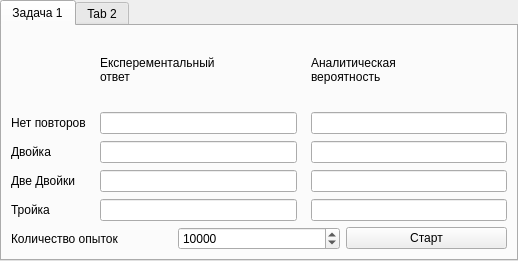
<?xml version="1.0" encoding="UTF-8"?>
<ui version="4.0">
 <class>Form</class>
 <widget class="QWidget" name="Form">
  <property name="geometry">
   <rect>
    <x>0</x>
    <y>0</y>
    <width>518</width>
    <height>261</height>
   </rect>
  </property>
  <property name="windowTitle">
   <string>Form</string>
  </property>
  <widget class="QTabWidget" name="tabWidget">
   <property name="geometry">
    <rect>
     <x>0</x>
     <y>0</y>
     <width>518</width>
     <height>261</height>
    </rect>
   </property>
   <property name="sizePolicy">
    <sizepolicy hsizetype="Minimum" vsizetype="Minimum">
     <horstretch>0</horstretch>
     <verstretch>0</verstretch>
    </sizepolicy>
   </property>
   <property name="currentIndex">
    <number>0</number>
   </property>
   <widget class="QWidget" name="tab">
    <attribute name="title">
     <string>Задача 1</string>
    </attribute>
    <layout class="QGridLayout" name="gridLayout_2">
     <item row="0" column="0">
      <layout class="QGridLayout" name="gridLayout">
       <property name="horizontalSpacing">
        <number>14</number>
       </property>
       <property name="verticalSpacing">
        <number>7</number>
       </property>
       <item row="6" column="1">
        <widget class="QLineEdit" name="leThree">
         <property name="readOnly">
          <bool>true</bool>
         </property>
        </widget>
       </item>
       <item row="6" column="2">
        <widget class="QLineEdit" name="laThree">
         <property name="readOnly">
          <bool>true</bool>
         </property>
        </widget>
       </item>
       <item row="6" column="0">
        <widget class="QLabel" name="label_6">
         <property name="text">
          <string>Тройка</string>
         </property>
        </widget>
       </item>
       <item row="4" column="0">
        <widget class="QLabel" name="label_5">
         <property name="text">
          <string>Две Двойки</string>
         </property>
        </widget>
       </item>
       <item row="2" column="0">
        <widget class="QLabel" name="label_4">
         <property name="text">
          <string>Двойка</string>
         </property>
        </widget>
       </item>
       <item row="4" column="2">
        <widget class="QLineEdit" name="laTwoPair">
         <property name="readOnly">
          <bool>true</bool>
         </property>
        </widget>
       </item>
       <item row="1" column="0">
        <widget class="QLabel" name="label">
         <property name="text">
          <string>Нет повторов</string>
         </property>
        </widget>
       </item>
       <item row="0" column="1">
        <widget class="QLabel" name="label_2">
         <property name="text">
          <string>Експерементальный
ответ</string>
         </property>
        </widget>
       </item>
       <item row="1" column="2">
        <widget class="QLineEdit" name="laUniq">
         <property name="readOnly">
          <bool>true</bool>
         </property>
        </widget>
       </item>
       <item row="4" column="1">
        <widget class="QLineEdit" name="leTwoPair">
         <property name="readOnly">
          <bool>true</bool>
         </property>
        </widget>
       </item>
       <item row="2" column="2">
        <widget class="QLineEdit" name="laPair">
         <property name="readOnly">
          <bool>true</bool>
         </property>
        </widget>
       </item>
       <item row="1" column="1">
        <widget class="QLineEdit" name="leUniq">
         <property name="readOnly">
          <bool>true</bool>
         </property>
        </widget>
       </item>
       <item row="2" column="1">
        <widget class="QLineEdit" name="lePair">
         <property name="readOnly">
          <bool>true</bool>
         </property>
        </widget>
       </item>
       <item row="0" column="2">
        <widget class="QLabel" name="label_3">
         <property name="text">
          <string>Аналитическая
вероятность</string>
         </property>
        </widget>
       </item>
      </layout>
     </item>
     <item row="1" column="0">
      <layout class="QHBoxLayout" name="horizontalLayout">
       <item>
        <widget class="QLabel" name="label_7">
         <property name="text">
          <string>Количество опыток</string>
         </property>
        </widget>
       </item>
       <item>
        <widget class="QSpinBox" name="lExpCount">
         <property name="minimum">
          <number>500</number>
         </property>
         <property name="maximum">
          <number>100000000</number>
         </property>
         <property name="value">
          <number>10000</number>
         </property>
        </widget>
       </item>
       <item>
        <widget class="QPushButton" name="btnStart">
         <property name="text">
          <string>Старт</string>
         </property>
        </widget>
       </item>
      </layout>
     </item>
    </layout>
   </widget>
   <widget class="QWidget" name="tab_2">
    <attribute name="title">
     <string>Tab 2</string>
    </attribute>
   </widget>
  </widget>
 </widget>
 <resources/>
 <connections/>
</ui>
